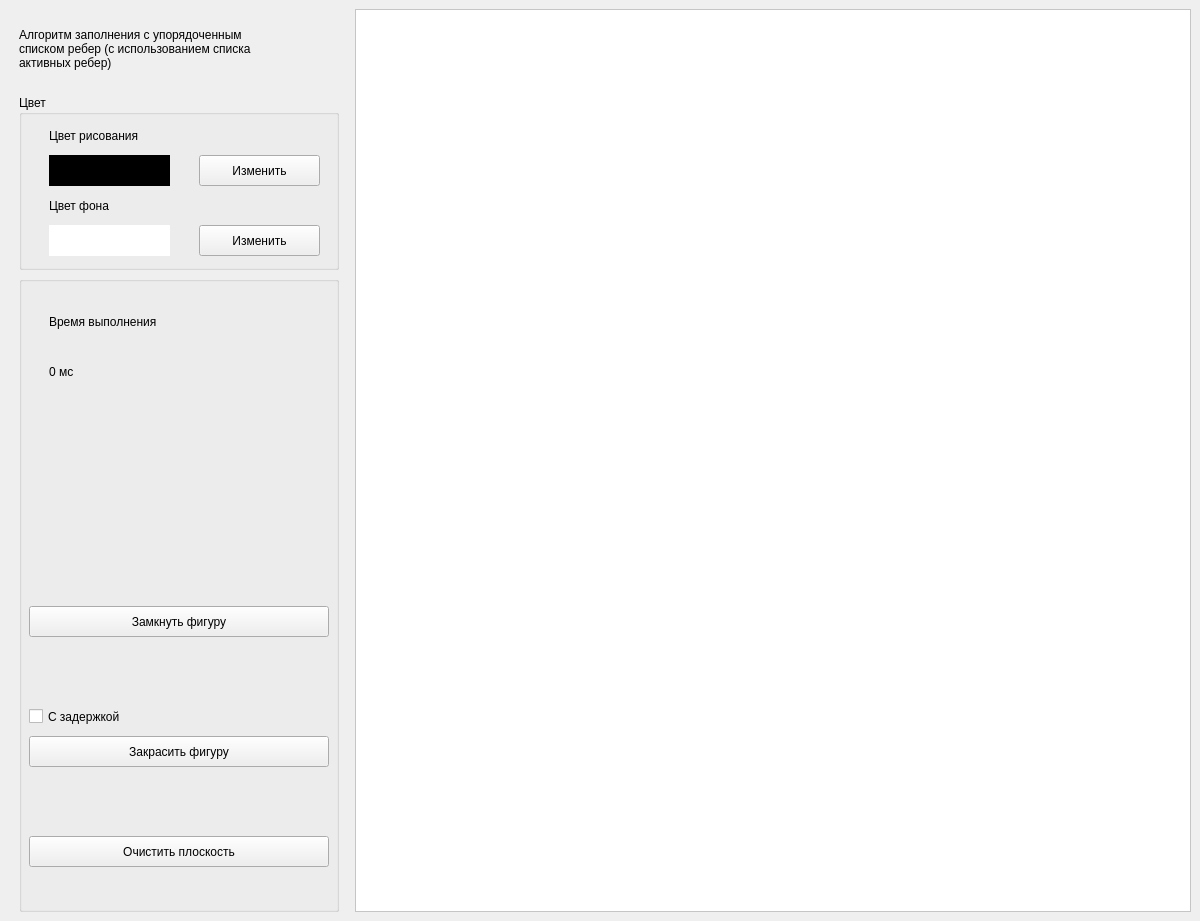
<?xml version="1.0" encoding="UTF-8"?>
<ui version="4.0">
 <class>mainWindow</class>
 <widget class="QMainWindow" name="mainWindow">
  <property name="geometry">
   <rect>
    <x>0</x>
    <y>0</y>
    <width>1200</width>
    <height>921</height>
   </rect>
  </property>
  <property name="minimumSize">
   <size>
    <width>1200</width>
    <height>921</height>
   </size>
  </property>
  <property name="windowTitle">
   <string>Лабораторная работа №5</string>
  </property>
  <widget class="QWidget" name="centralwidget">
   <layout class="QHBoxLayout" name="horizontalLayout_3">
    <item>
     <layout class="QVBoxLayout" name="verticalLayout">
      <property name="leftMargin">
       <number>10</number>
      </property>
      <property name="rightMargin">
       <number>10</number>
      </property>
      <item>
       <widget class="QLabel" name="label">
        <property name="minimumSize">
         <size>
          <width>320</width>
          <height>0</height>
         </size>
        </property>
        <property name="maximumSize">
         <size>
          <width>320</width>
          <height>80</height>
         </size>
        </property>
        <property name="text">
         <string>&lt;html&gt;&lt;head/&gt;&lt;body&gt;&lt;p&gt;Алгоритм заполнения с упорядоченным&lt;br/&gt;списком ребер (с использованием списка&lt;br/&gt;активных ребер)&lt;/p&gt;&lt;/body&gt;&lt;/html&gt;</string>
        </property>
       </widget>
      </item>
      <item>
       <widget class="QGroupBox" name="groupBox_2">
        <property name="minimumSize">
         <size>
          <width>320</width>
          <height>175</height>
         </size>
        </property>
        <property name="maximumSize">
         <size>
          <width>320</width>
          <height>175</height>
         </size>
        </property>
        <property name="title">
         <string>Цвет</string>
        </property>
        <widget class="QLabel" name="label_3">
         <property name="geometry">
          <rect>
           <x>30</x>
           <y>30</y>
           <width>141</width>
           <height>21</height>
          </rect>
         </property>
         <property name="text">
          <string>Цвет рисования</string>
         </property>
        </widget>
        <widget class="QLabel" name="label_4">
         <property name="geometry">
          <rect>
           <x>30</x>
           <y>100</y>
           <width>101</width>
           <height>21</height>
          </rect>
         </property>
         <property name="text">
          <string>Цвет фона</string>
         </property>
        </widget>
        <widget class="QPushButton" name="changePenColorBtn">
         <property name="geometry">
          <rect>
           <x>180</x>
           <y>60</y>
           <width>121</width>
           <height>31</height>
          </rect>
         </property>
         <property name="text">
          <string>Изменить</string>
         </property>
        </widget>
        <widget class="QPushButton" name="changeBackgroundColorBtn">
         <property name="geometry">
          <rect>
           <x>180</x>
           <y>130</y>
           <width>121</width>
           <height>31</height>
          </rect>
         </property>
         <property name="text">
          <string>Изменить</string>
         </property>
        </widget>
        <widget class="QLabel" name="PenColor">
         <property name="geometry">
          <rect>
           <x>30</x>
           <y>60</y>
           <width>121</width>
           <height>31</height>
          </rect>
         </property>
         <property name="styleSheet">
          <string notr="true">background: black</string>
         </property>
         <property name="text">
          <string/>
         </property>
        </widget>
        <widget class="QLabel" name="backgroundColor">
         <property name="geometry">
          <rect>
           <x>30</x>
           <y>130</y>
           <width>121</width>
           <height>31</height>
          </rect>
         </property>
         <property name="styleSheet">
          <string notr="true">background: white</string>
         </property>
         <property name="text">
          <string/>
         </property>
        </widget>
       </widget>
      </item>
      <item>
       <widget class="QGroupBox" name="groupBox">
        <property name="maximumSize">
         <size>
          <width>320</width>
          <height>16777215</height>
         </size>
        </property>
        <property name="title">
         <string/>
        </property>
        <widget class="QPushButton" name="paintShapeBtn">
         <property name="geometry">
          <rect>
           <x>10</x>
           <y>460</y>
           <width>300</width>
           <height>31</height>
          </rect>
         </property>
         <property name="minimumSize">
          <size>
           <width>300</width>
           <height>31</height>
          </size>
         </property>
         <property name="text">
          <string>Закрасить фигуру</string>
         </property>
        </widget>
        <widget class="QPushButton" name="closeShapeBtn">
         <property name="geometry">
          <rect>
           <x>10</x>
           <y>330</y>
           <width>300</width>
           <height>31</height>
          </rect>
         </property>
         <property name="minimumSize">
          <size>
           <width>300</width>
           <height>31</height>
          </size>
         </property>
         <property name="text">
          <string>Замкнуть фигуру</string>
         </property>
        </widget>
        <widget class="QPushButton" name="clearBtn">
         <property name="geometry">
          <rect>
           <x>10</x>
           <y>560</y>
           <width>300</width>
           <height>31</height>
          </rect>
         </property>
         <property name="minimumSize">
          <size>
           <width>300</width>
           <height>31</height>
          </size>
         </property>
         <property name="maximumSize">
          <size>
           <width>300</width>
           <height>31</height>
          </size>
         </property>
         <property name="text">
          <string>Очистить плоскость</string>
         </property>
        </widget>
        <widget class="QLabel" name="label_2">
         <property name="geometry">
          <rect>
           <x>30</x>
           <y>30</y>
           <width>261</width>
           <height>31</height>
          </rect>
         </property>
         <property name="text">
          <string>Время выполнения</string>
         </property>
        </widget>
        <widget class="QLabel" name="timeLabel">
         <property name="geometry">
          <rect>
           <x>30</x>
           <y>70</y>
           <width>211</width>
           <height>51</height>
          </rect>
         </property>
         <property name="text">
          <string>0 мс</string>
         </property>
        </widget>
        <widget class="QCheckBox" name="checkBox">
         <property name="geometry">
          <rect>
           <x>10</x>
           <y>430</y>
           <width>161</width>
           <height>21</height>
          </rect>
         </property>
         <property name="text">
          <string>С задержкой</string>
         </property>
        </widget>
       </widget>
      </item>
     </layout>
    </item>
    <item>
     <widget class="QGraphicsView" name="graphicsView">
      <property name="sizePolicy">
       <sizepolicy hsizetype="Expanding" vsizetype="Expanding">
        <horstretch>0</horstretch>
        <verstretch>0</verstretch>
       </sizepolicy>
      </property>
      <property name="styleSheet">
       <string notr="true">background:white</string>
      </property>
     </widget>
    </item>
   </layout>
  </widget>
  <action name="action">
   <property name="text">
    <string>Загрузить данные</string>
   </property>
  </action>
 </widget>
 <resources/>
 <connections/>
</ui>
